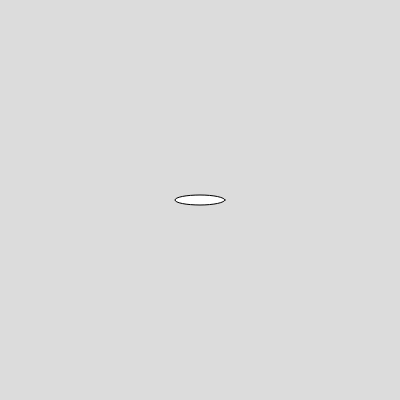
Frame 1 (no input)
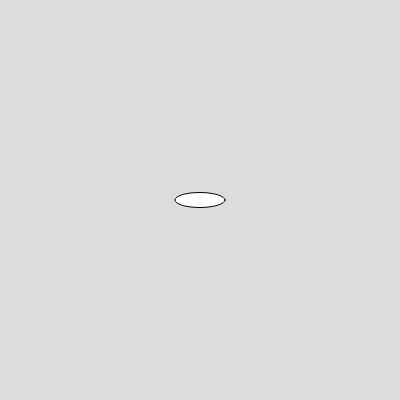
Frame 60 (no input)
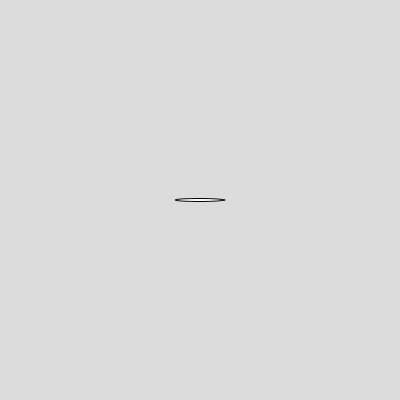
Frame 120 (the mouse pressed at the canvas centre since frame 60)

The p5.js sketch that drew these frames (run headless with seeded random() and noise() and a simulated clock; from frame 60 on, the mouse is pressed at the canvas centre):

// p5.js sketch
// ── sketch.js
// https://editor.p5js.org/jht9629-nyu/sketches/j1Zb2s-xI
// Blink animation

let h = 10
let s = 1

function setup() {
  createCanvas(400, 400);
}

function draw() {
  background(220);
  let x = 200
  let y = 200
  let w = 50
  ellipse(x,y,w,h);
  h = h + s
  if (h > 20) {
    s = -1
  }
  if (h <= 0) {
    s = 1;
  }
}

// x = x + s
// if (x > width) {
//   // x = 200
//   s = -1
// }
// if (x <= 0) {
//   s = 1
// }
